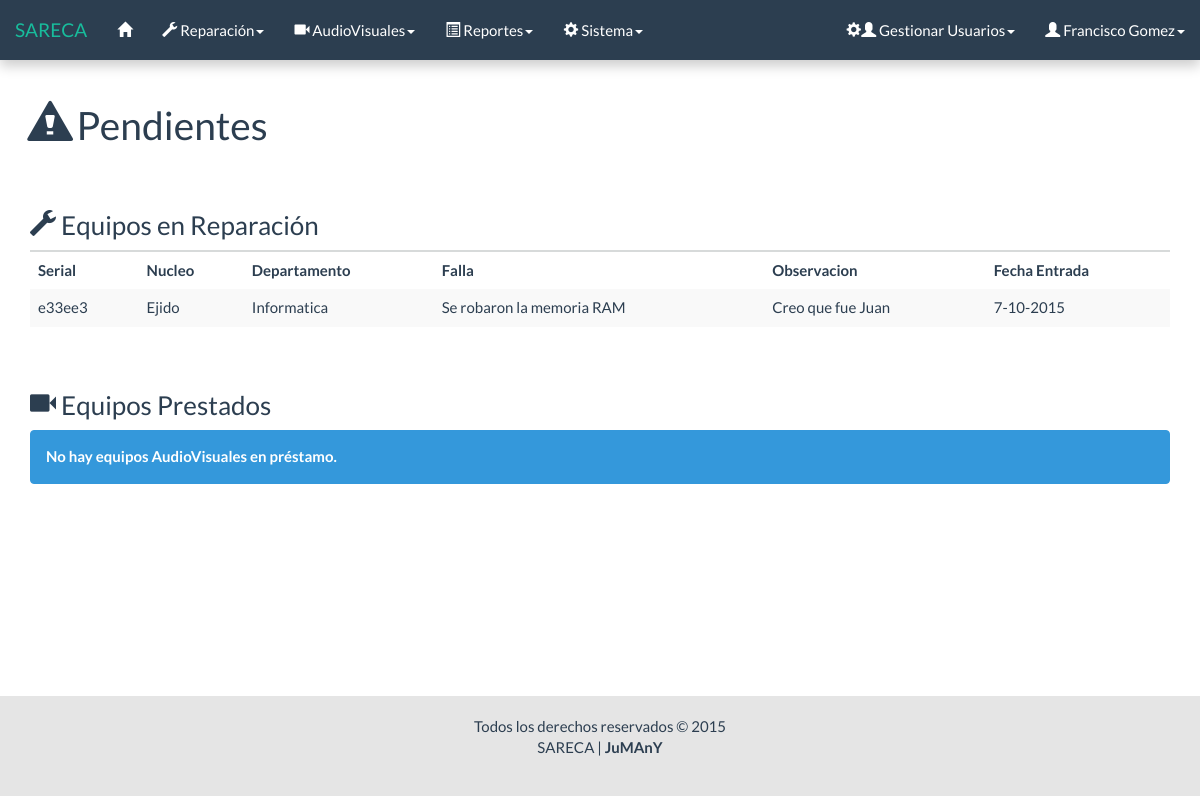
The page /html/inicio.php (signed in) on the database as committed earlier.
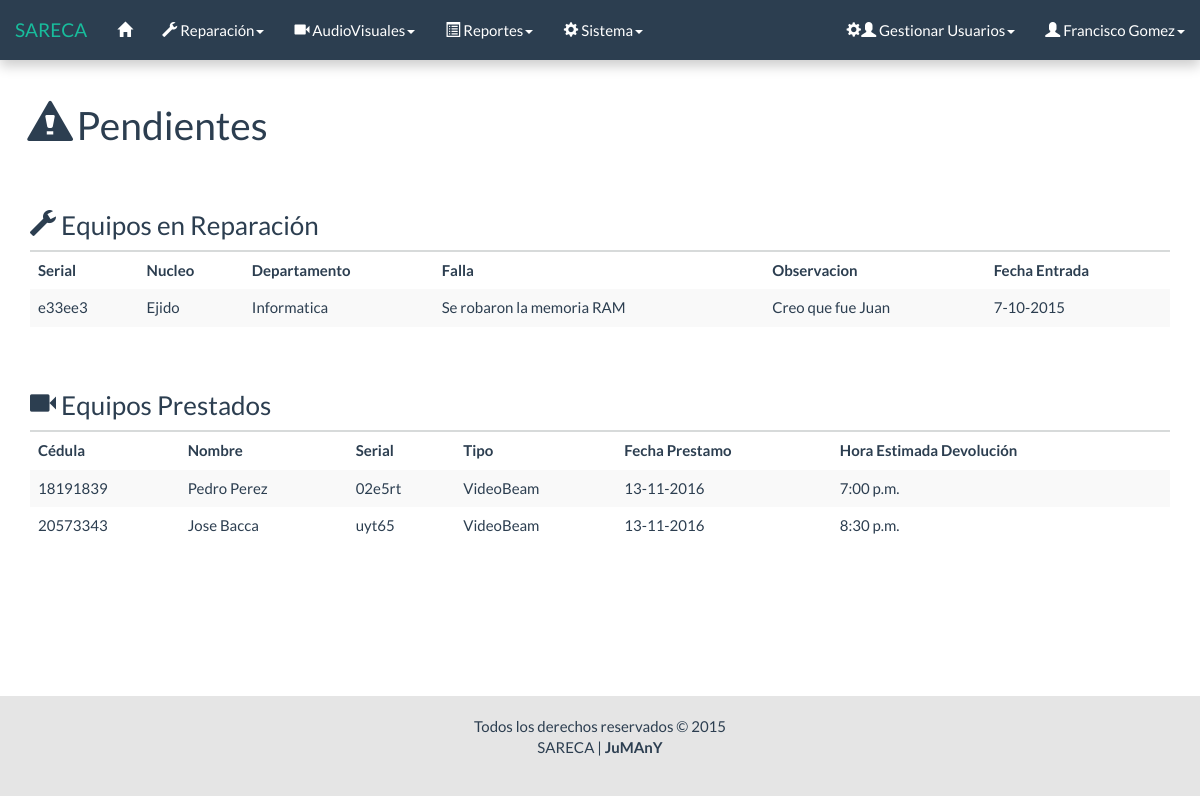
The same page on the database as committed later.
### tables this page shows
CREATE TABLE `reparacion` (
  `Id` int(11) NOT NULL AUTO_INCREMENT,
  `Serial_equipo` varchar(11) NOT NULL,
  `Nucleo` varchar(50) NOT NULL,
  `Departamento` varchar(50) NOT NULL,
  `falla` varchar(50) NOT NULL,
  `Estado` int(1) NOT NULL,
  `observacion` varchar(50) NOT NULL,
  `Fecha_entrada` date NOT NULL,
  `resultado` int(1) NOT NULL,
  `observacion_reaparacion` varchar(200) NOT NULL,
  `Fecha_salida` date NOT NULL,
  `responsable` varchar(50) NOT NULL,
  PRIMARY KEY (`Id`),
  KEY `Serial_equipo` (`Serial_equipo`),
  KEY `responsable` (`responsable`),
  CONSTRAINT `reparacion_ibfk_1` FOREIGN KEY (`responsable`) REFERENCES `usuario` (`Id`) ON UPDATE CASCADE
);

CREATE TABLE `prestamo` (
  `Id` int(11) NOT NULL AUTO_INCREMENT,
  `Serial_equipo` varchar(11) NOT NULL,
  `Fecha_prestamo` date NOT NULL,
  `hora_prestamo` time NOT NULL,
  `hora_estimada_devolucion` time NOT NULL,
  `destino` varchar(20) NOT NULL,
  `Id_usuario_prestador` varchar(50) NOT NULL,
  `Cedula` int(8) NOT NULL,
  `carrera` varchar(30) NOT NULL,
  `Estado` int(1) NOT NULL,
  `observacion_prestamo` varchar(100) NOT NULL,
  `fecha_devolucion` date NOT NULL,
  `hora_devolucion` time NOT NULL,
  `id_usuario_receptor` varchar(50) NOT NULL,
  `observacion_devolucion` varchar(100) NOT NULL,
  PRIMARY KEY (`Id`),
  KEY `Id_usuario` (`Id_usuario_prestador`),
  KEY `Serial_equipo` (`Serial_equipo`),
  KEY `Cedula` (`Cedula`),
  KEY `id_usuario_receptor` (`id_usuario_receptor`),
  CONSTRAINT `prestamo_ibfk_3` FOREIGN KEY (`Id_usuario_prestador`) REFERENCES `usuario` (`Id`) ON UPDATE CASCADE,
  CONSTRAINT `prestamo_ibfk_5` FOREIGN KEY (`Serial_equipo`) REFERENCES `equipo_audiovisual` (`Serial`) ON UPDATE CASCADE,
  CONSTRAINT `prestamo_ibfk_6` FOREIGN KEY (`Cedula`) REFERENCES `persona` (`Cedula`) ON UPDATE CASCADE
);

CREATE TABLE `persona` (
  `Cedula` int(8) NOT NULL,
  `Nombre` varchar(30) NOT NULL,
  `cargo` varchar(20) NOT NULL,
  PRIMARY KEY (`Cedula`)
);

CREATE TABLE `equipo_audiovisual` (
  `Serial` varchar(11) NOT NULL,
  `tipo` int(1) NOT NULL,
  `numero` tinyint(4) NOT NULL,
  `rbn` varchar(20) NOT NULL,
  `modelo` varchar(20) NOT NULL,
  `marca` varchar(30) NOT NULL,
  `inf_adic` varchar(50) NOT NULL,
  `Estado` int(1) NOT NULL,
  PRIMARY KEY (`Serial`)
);

### html/inicio/inicio_rep.php (the view, shortened to what this page needs)
<?php
	require('../php/conexion/conexion.php');
	$sql = "SELECT * FROM reparacion WHERE Estado = 1";
	$res = $conectar->query($sql);
	if ($res->num_rows == 0) {
?>
		<div class="row">
			<div class="col-lg-12">
				<h3><span class="glyphicon glyphicon-wrench"></span> Equipos en Reparación</h3>
				<div class="alert alert-dismissible alert-info">
					<strong>No hay equipos en reparación.</strong>
				</div>
			</div>
		</div>
<?php
	} else {
?>
		<div class="row">
			<div class="col-lg-12">
				<h3><span class="glyphicon glyphicon-wrench"></span> Equipos en Reparación</h3>
				<table id="" class="table table-striped table-hover pendientes">
					<thead>
						<tr>
							<th>Serial</th>
							<th>Nucleo</th>
							<th>Departamento</th>
							<th>Falla</th>
							<th>Observacion</th>
							<th>Fecha Entrada</th>
						</tr>
					</thead>
					<tbody>
						<?php
						while ($fila = $res->fetch_object()) {
							list($a,$m,$d) = explode('-',$fila->Fecha_entrada);
							printf('
								<tr>
									<td>%s</td>
									<td>%s</td>
									<td>%s</td>
									<td>%s</td>
									<td>%s</td>
									<td>%d-%d-%d</td>
								</tr>',
								$fila->Serial_equipo,
								$fila->Nucleo,
								$fila->Departamento,
								$fila->falla,
								$fila->observacion,
								$d,
								$m,
								$a
							);
						}
						?>
					</tbody>
				</table>
			</div>
		</div>
<?php
	}
?>

### html/inicio/inicio_pres.php (shortened to what this page needs)
<?php
	require('../php/conexion/conexion.php');
	$sql = "SELECT *
			FROM equipo_audiovisual
			JOIN prestamo ON equipo_audiovisual.Serial = prestamo.Serial_equipo
			JOIN persona ON prestamo.Cedula = persona.Cedula
			WHERE equipo_audiovisual.Estado = 2
			AND prestamo.Estado = 2";
	$res = $conectar->query($sql);
	if ($res->num_rows == 0) {
?>
		<div class="row">
			<div class="col-lg-12">
				<h3><span class="glyphicon glyphicon-facetime-video"></span> Equipos Prestados</h3>
				<div class="alert alert-dismissible alert-info">
					<strong>No hay equipos AudioVisuales en préstamo.</strong>
				</div>
			</div>
		</div>
<?php
	} else {
?>
		<div class="row">
			<div class="col-lg-12">
				<h3><span class="glyphicon glyphicon-facetime-video"></span> Equipos Prestados</h3>
				<table id="" class="table table-striped table-hover pendientes">
					<thead>
						<tr>
							<th>Cédula</th>
							<th>Nombre</th>
							<th>Serial</th>
							<th>Tipo</th>
							<th>Fecha Prestamo</th>
							<th>Hora Estimada Devolución</th>
						</tr>
					</thead>
					<tbody>
						<?php
						while ($fila = $res->fetch_object()) {
							$tipo = ($fila->tipo == 1) ? 'VideoBeam' : 'Retroproyector';
							list($a,$m,$d) = explode('-',$fila->Fecha_prestamo);
							list($hh,$mm,) = explode(':',$fila->hora_estimada_devolucion);
							$r = $hh - 12;
							if ($r > 0) {
								$hh = $r;
								$periodo_meridiano = 'p.m.';
							} elseif ($r == 0) {
								$periodo_meridiano = 'p.m.';
							} else {
								$periodo_meridiano = 'a.m.';
							}
							printf('
								<tr class="tr_con">
									<td>%d</td>
									<td>%s</td>
									<td>%s</td>
									<td>%s</td>
									<td>%d-%d-%d</td>
									<td>%s:%s %s</td>
								</tr>',
								$fila->Cedula,
								$fila->Nombre,
								$fila->Serial_equipo,
								$tipo,
								$d,
								$m,
								$a,
								$hh,
								$mm,
								$periodo_meridiano
							);
						}
						?>
					</tbody>
				</table>
			</div>
		</div>
<?php
	}
?>

Rows that differ between the two databases and show on the page:
now on this page (row edited): prestamo: Cedula.Cedula "18191839", Cedula.Nombre "Pedro Perez", Serial_equipo "02e5rt", Serial_equipo.tipo "VideoBeam", d "13", m "11", a "2016", hh "7", mm "00", periodo_meridiano "p.m."
now on this page (row edited): prestamo: Cedula.Cedula "20573343", Cedula.Nombre "Jose Bacca", Serial_equipo "uyt65", Serial_equipo.tipo "VideoBeam", d "13", m "11", a "2016", hh "8", mm "30", periodo_meridiano "p.m."
Other text that changed with them:
text no longer shown: "No hay equipos AudioVisuales en préstamo."
text now shown: "Cédula Nombre Serial Tipo Fecha Prestamo Hora Estimada Devolución"
